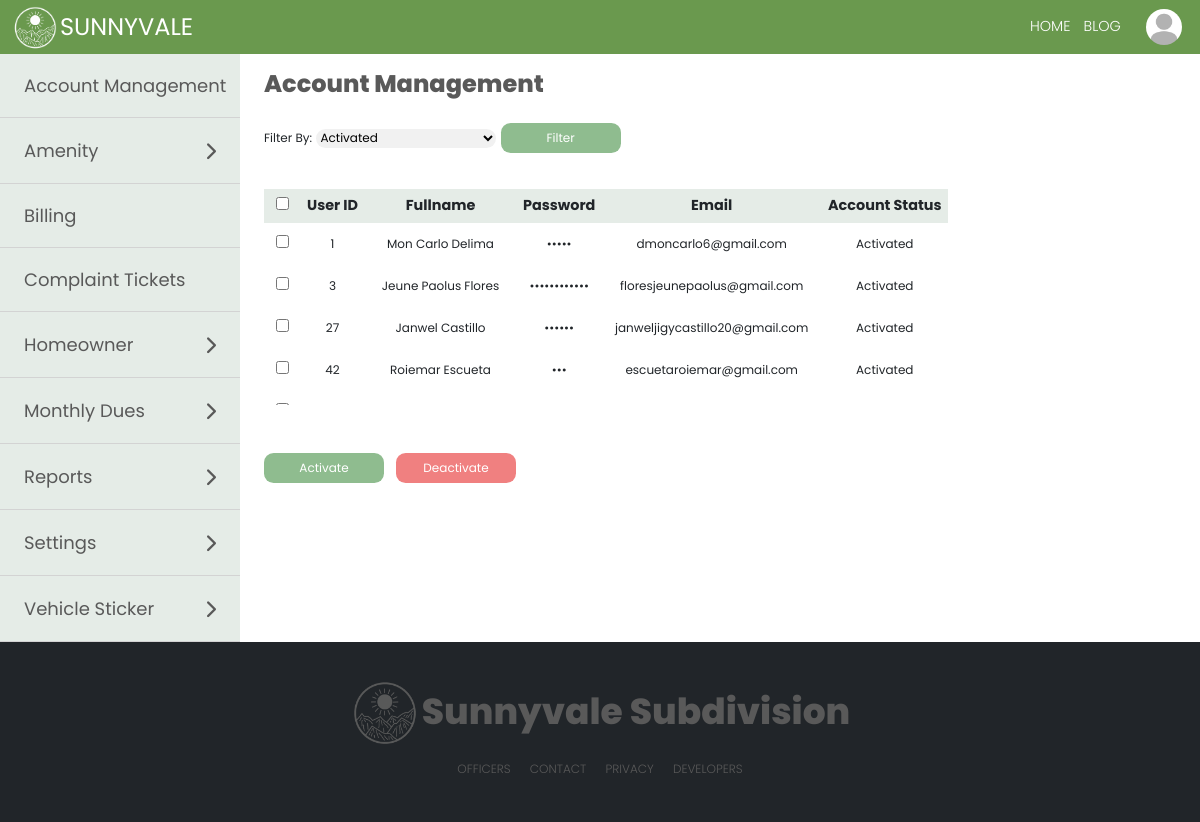
/modules/accManagement.php (signed in), run on the app's committed database.
### tables this page shows
CREATE TABLE IF NOT EXISTS `user` (
  `user_id` int(11) NOT NULL AUTO_INCREMENT,
  `user_homeowner_id` int(11) DEFAULT NULL,
  `user_tenant_id` int(11) DEFAULT NULL,
  `full_name` varchar(50) NOT NULL,
  `user_type` varchar(15) NOT NULL,
  `password` varchar(30) NOT NULL,
  `email_address` varchar(40) DEFAULT NULL,
  `account_status` varchar(15) NOT NULL,
  `verification_code` varchar(6) DEFAULT NULL,
  `email_verified_at` datetime DEFAULT NULL,
  PRIMARY KEY (`user_id`)
);

CREATE TABLE IF NOT EXISTS `homeowner_profile` (
  `homeowner_id` int(11) NOT NULL AUTO_INCREMENT,
  `last_name` varchar(100) NOT NULL,
  `first_name` varchar(100) NOT NULL,
  `middle_name` varchar(100) DEFAULT NULL,
  `suffix` varchar(100) DEFAULT NULL,
  `sex` varchar(100) NOT NULL,
  `street` varchar(255) NOT NULL,
  `subdivision` varchar(255) NOT NULL,
  `barangay` varchar(50) NOT NULL,
  `business_address` varchar(255) DEFAULT NULL,
  `occupation` varchar(100) DEFAULT NULL,
  `email_address` varchar(100) NOT NULL,
  `birthdate` date DEFAULT NULL,
  `mobile_number` varchar(20) DEFAULT NULL,
  `employer` varchar(100) DEFAULT NULL,
  `vehicle_registration` varchar(20) DEFAULT NULL,
  `display_picture` varchar(255) NOT NULL,
  PRIMARY KEY (`homeowner_id`)
);

### modules/accManagement.php (the view, shortened to what this page needs)
<?php
require '../marginals/topbar.php';
if ($_SESSION['subdivision'] != '') {
    $res = $con->query("SELECT * FROM user, homeowner_profile WHERE subdivision = '" . $_SESSION['subdivision'] . "' AND homeowner_id = user_homeowner_id AND account_status = 'Activated' AND email_verified_at IS NOT NULL ORDER  by user_id ASC") or die($mysqli->error);
    $status_filter = $_POST['status_filter'] ?? '';
    if (isset($_POST['filterButton'])) {
        if ($status_filter == 'Activated') {
            $res = $con->query("SELECT * FROM user, homeowner_profile WHERE subdivision = '" . $_SESSION['subdivision'] . "' AND homeowner_id = user_homeowner_id AND account_status = 'Activated' AND email_verified_at IS NOT NULL ORDER by user_id ASC") or die($mysqli->error);
        } elseif ($status_filter == 'Deactivated') {
            $res = $con->query("SELECT * FROM user, homeowner_profile WHERE subdivision = '" . $_SESSION['subdivision'] . "' AND homeowner_id = user_homeowner_id AND account_status = 'Deactivated' AND email_verified_at IS NOT NULL ORDER by user_id ASC") or die($mysqli->error);
        }
    }
    if (isset($_POST['activate'])) {
        if (isset($_POST['checkbox'])) {
            echo "<div class='messageSuccess'>
        <label >
          Selected user/s are activated!
        </label>
      </div>";
            foreach ($_POST['checkbox'] as $user_id) {
                $sql = "UPDATE user SET account_status = 'Activated' WHERE user_id = '$user_id'";
                $result = mysqli_query($con, $sql);
                $resultActivate = $con->query("SELECT * FROM user WHERE user_id = '$user_id'");
                $row = $resultActivate->fetch_assoc();
                $full_name = $row['full_name'];
                $resultSession = $con->query("SELECT * FROM user WHERE user_id = '" . $_SESSION['user_id'] . "'");
                $row = $resultSession->fetch_assoc();
                $sql1 = "INSERT INTO audit_trail(user, action, datetime) VALUES ('" . $row['full_name'] . "', '" .  'activated user' . ' ' . "$full_name" . "' , NOW())";
                mysqli_query($con, $sql1);
            }
        } else {
            echo 'Please select an account to activate!';
        }
        if ($status_filter == 'Activated') {
            $res = $con->query("SELECT * FROM user WHERE account_status = 'Activated' AND email_verified_at IS NOT NULL ORDER by user_id ASC") or die($mysqli->error);
        } else if ($status_filter == 'Deactivated') {
            $res = $con->query("SELECT * FROM user WHERE account_status = 'Deactivated' AND email_verified_at IS NOT NULL ORDER by user_id ASC") or die($mysqli->error);
        }
    }
    if (isset($_POST['deactivate'])) {
        if (isset($_POST['checkbox'])) {
            echo "<div class='messageSuccess'>
        <label >
          Selected user/s are deactivated!
        </label>
      </div>";
            foreach ($_POST['checkbox'] as $user_id) {
                $sql = "UPDATE user SET account_status = 'Deactivated' WHERE user_id = '$user_id'";
                $result = mysqli_query($con, $sql);
                $resultDeactivate = $con->query("SELECT * FROM user WHERE user_id = '$user_id'");
                $row = $resultDeactivate->fetch_assoc();
                $full_name = $row['full_name'];
                $resultSession = $con->query("SELECT * FROM user WHERE user_id = '" . $_SESSION['user_id'] . "'");
                $row = $resultSession->fetch_assoc();
                $sql1 = "INSERT INTO audit_trail(user, action, datetime) VALUES ('" . $row['full_name'] . "', '" .  'deactivated user' . ' ' . "$full_name" . "' , NOW())";
                mysqli_query($con, $sql1);
            }
        } else {
            echo 'Please select an account to deactivate!';
        }
        if ($status_filter == 'Activated') {
            $res = $con->query("SELECT * FROM user, homeowner_profile WHERE subdivision = '" . $_SESSION['subdivision'] . "' AND homeowner_id = user_homeowner_id AND account_status = 'Activated' AND email_verified_at IS NOT NULL ORDER by user_id ASC") or die($mysqli->error);
        } else if ($status_filter == 'Deactivated') {
            $res = $con->query("SELECT * FROM user, homeowner_profile WHERE subdivision = '" . $_SESSION['subdivision'] . "' AND homeowner_id = user_homeowner_id AND account_status = 'Deactivated' AND email_verified_at IS NOT NULL ORDER by user_id ASC") or die($mysqli->error);
        }
    }
} else {
    $res = $con->query("SELECT * FROM user, homeowner_profile WHERE homeowner_id = user_homeowner_id AND account_status = 'Activated' AND email_verified_at IS NOT NULL ORDER  by user_id ASC") or die($mysqli->error);
    $status_filter = $_POST['status_filter'] ?? '';
}
?>
<!DOCTYPE html>
<html lang="en">
<head>
</head>
<body>
    <div class="secretary">
        <div class="sideBar">
            <?php require '../marginals/sidebarAdmin.php'; ?>
        </div>
        <div class="secretaryPanel">
            <form method="post">
                <label class="lblRegistration">Account Management</label>
                <div class="userManagement">
                    <label class="lblFilter">Filter By: </label>
                    <select name="status_filter" id="status_filter" class="selectFilter">
                        <option value="Activated" <?php if ($status_filter == "Activated") echo 'selected="selected"'; ?>>Activated</option>
                    </select>
                    <button name="filterButton" type="submit" class="btnSubmitReg">
                        Filter
                    </button>
                    <div class="tblContainer">
                        <table class="tblUser">
                            <thead>
                                <th><input type="checkbox" name="select-all" id="select-all" /></th>
                                <th>User ID</th>
                                <th>Fullname</th>
                                <th>Password</th>
                                <th>Email</th>
                                <th>Account Status</th>
                            </thead>
                            <?php while ($row = $res->fetch_assoc()) : ?>
                                <tr>
                                    <td><input type="checkbox" value=<?php echo $row['user_id']; ?> name="checkbox[]" id="checkbox"></td>
                                    <td><?php echo $row['user_id']; ?> </td>
                                    <td><?php echo $row['full_name']; ?></td>
                                    <td class="hidetext"><?php echo $row['password']; ?></td>
                                    <td><?php echo $row['email_address']; ?></td>
                                    <td><?php echo $row['account_status']; ?></td>
                                </tr>
                            <?php endwhile; ?>
                        </table>
                    </div>
                    <div class="btnArea">
                        <button type="button" data-bs-toggle="modal" data-bs-target="#activate" <?php if ($status_filter == "Activated") { ?> disabled <?php   } ?> class="btnSubmitReg">
                            Activate
                        </button>
                        <button type="button" name="deactivate" data-bs-toggle="modal" data-bs-target="#deactivate" <?php if ($status_filter == "Deactivated") { ?> disabled <?php   } ?> class="btnClearReg">
                            Deactivate
                        </button>
                    </div>
            </form>
        </div>
    </div>
    <?php require '../marginals/footer2.php'; ?>
</body>
</html>

### marginals/topbar.php (shortened to what this page needs)
<?php
include "../process.php";
if ($_SESSION['user_type'] == 'Tenant') {
  $result = $con->query("SELECT * FROM user, tenant WHERE user_id = " . $user_id = $_SESSION['user_id'] . "  AND user.full_name = tenant.full_name") or die($mysqli->error);
  $result1 = $con->query("SELECT * FROM user, tenant WHERE user_id = " . $user_id = $_SESSION['user_id'] . "  AND user.full_name = tenant.full_name")  or die($mysqli->error);
  $row1 = $result1->fetch_assoc();
  $homeowner_id_profile = $row1['user_homeowner_id'];
  $fullname_monthlyDues = $row1['full_name'];
  $user_type = $row1['user_type'];
  $resultSubdivision = $con->query("SELECT * FROM user, tenant, homeowner_profile WHERE user_id = " . $user_id = $_SESSION['user_id'] . " AND user.full_name = tenant.full_name AND homeowner_profile.homeowner_id = tenant.homeowner_id") or die($mysqli->error);
  $rowSubdivision = $resultSubdivision->fetch_assoc();
  $subdivision_name1 = $rowSubdivision['subdivision'];
  $resultComplainee = $con->query("SELECT * FROM homeowner_profile WHERE subdivision ='$subdivision_name1' AND homeowner_id != '$homeowner_id_profile' ORDER BY first_name");
} else {
  $result = $con->query("SELECT * FROM user, homeowner_profile  WHERE user_id = " . $user_id = $_SESSION['user_id'] . "  AND full_name = CONCAT(first_name, ' ', last_name)") or die($mysqli->error);
  $result1 = $con->query("SELECT * FROM user, homeowner_profile  WHERE user_id = " . $user_id = $_SESSION['user_id'] . "  AND full_name = CONCAT(first_name, ' ', last_name)") or die($mysqli->error);
  $row1 = $result1->fetch_assoc();
  $user_type = $row1['user_type'];
}
?>
<!DOCTYPE html>
<html lang="en">
<head>
  <link href="https://cdn.jsdelivr.net/npm/bootstrap@5.0.2/dist/css/bootstrap.min.css" rel="stylesheet">
</head>
<body>
  <div class='navigation'>
    <div class="topLeft">
      <img src="..\img\logoSV.png" alt="" />
      <i class="topIcon">SUNNYVALE</i>
    </div>
    <form class="topbarNav" method="post">
      <div class="topCenter">
        <ul class="topList">
          <li data-bs-toggle="modal" data-bs-target="#confirmLogout" onclick="location.href='#confirmLogout'" class="topListItem1">HOME</li>
          <?php
          if ($user_type != 'Guard') {
          ?>
            <li onclick="location.href='../modules/blogHome.php'" class="topListItem1"> BLOG</li>
          <?php
          }
          ?>
      </div>
      <div class="topRight">
        <div class='menu-trigger'>
          <div class="btn-group dropleft">
            <button type="button" class="dropdownIMG" data-toggle="dropdown" aria-haspopup="true" aria-expanded="false">
              <img class="topImg1" <?php
                                    $row = $result->fetch_assoc();
                                    $imageURL = '../media/displayPhotos/' . $row['display_picture'];
                                    ?> src="<?= $imageURL ?>" alt="" />
            </button>
          </div>
        </div>
      </div>
    </form>
  </div>
</body>
</html>

### marginals/topbar.php (style rules this page uses)
.topbarNav { display: flex; gap: 1vw; align-items: center; }
.navigation { margin-top: 0; margin-bottom: 0; padding: 0; width: 100%; height: 4.5vw; background-color: rgba(106, 153, 78); position: sticky; top: 0; display: flex; align-items: center; font-family: "Poppins", sans-serif; z-index: 999; backdrop-filter: blur(5px); }
.topLeft { max-height: 4.5vw; margin-top: 0; flex: 3; display: flex; align-items: center; justify-content: flex-start; margin-left: 1vw; }
.topLeft img { max-height: 4vw; }
.topRight { max-height: 4.5vw; flex: 3; display: flex; align-items: center; justify-content: flex-end; margin-right: 1vw; }
.topCenter { flex: 60; }
.topIcon { font-size: 2vw; margin-right: 10px; color: white; font-family: "Poppins", sans-serif; font-style: normal; cursor: pointer; }
.menu-trigger { display: flex; max-height: 4.5vw; }
.topImg1 { max-height: 3vw; max-width: 3vw; width: 3vw; height: 3vw; border-radius: 50%; object-fit: cover; cursor: pointer; }
.topList { display: flex; justify-content: flex-end; margin: 0; padding: 0; list-style: none; color: white; }
.topListItem1 { color: white; padding: 0.5vw; margin-right: 0.1vw; font-size: 1.2vw; font-weight: 300; cursor: pointer; }
.dropdownIMG { background-color: rgb(89, 89, 89, 0); border: none !important; }

### modules/accManagement.php (style rules this page uses)
* { margin: 0; font-family: 'Poppins', sans-serif; }
input { font-size: 1vw; border-radius: 0.5vw; border: none !important; }
select { font-size: 1vw; border: none !important; border-radius: 1vw; width: 15vw; }
.tblForm th, td { font-size: 1vw; padding: 1vw; }
.secretary { display: flex; }
.sideBar { background-color: rgb(248, 245, 227); flex: 2; color: black; }
.secretaryPanel { flex: 8; width: 100%; overflow-x: hidden; }
.btnSubmitReg { background-color: darkseagreen; border: 0; padding: 0.5vw; max-width: 50vw; width: 10vw; font-family: "Poppins", sans-sans-serif; font-size: 1vw; margin-top: 2vw; color: white; border-radius: 0.8vw; cursor: pointer; }
.btnClearReg { background-color: lightcoral; border: 0; padding: 0.5vw; max-width: 50vw; width: 10vw; font-family: "Poppins", sans-sans-serif; font-size: 1vw; margin-top: 2vw; color: white; border-radius: 0.8vw; cursor: pointer; }
.lblRegistration { font-size: 2vw; font-family: "Poppins", sans-serif; margin-top: 1vw; margin-left: 2vw; margin-bottom: -2vw; padding: 0; color: rgb(89, 89, 89); font-weight: 800; }
.tblContainer { justify-content: center; margin-top: 1vw; margin-bottom: 2vw; margin-left: 2vw; margin-right: 0; overflow-y: auto; overflow-x: auto; max-height: 20vw; }
.tblHomeowners thead, th { padding: 0.5vw; text-align: center; font-size: 1.2vw; background-color: rgb(170, 192, 175, 0.3); width: max-content; white-space: nowrap; }
.tblUser { max-width: 100%; margin-top: 2vw; }
.tblUser th { text-align: center; }
.tblUser td { text-align: center; }
.btnArea { display: flex; margin: 2vw; gap: 1vw; }
.lblFilter { margin-top: 1vw; font-size: 1vw; font-family: 'Poppins', sans-serif; margin-left: 2vw; }
.selectFilter { background-color: rgb(241, 241, 241); }
.hidetext { -webkit-text-security: disc; }

### marginals/sidebarAdmin.php (style rules this page uses)
* { margin: 0; font-family: 'Poppins', sans-serif; }
input { font-size: 1vw; border-radius: 0.5vw; border: none !important; }
select { font-size: 1vw; border: none !important; border-radius: 1vw; width: 15vw; }
.tblForm th, td { font-size: 1vw; padding: 1vw; }
.secretary { display: flex; }
.sideBar { background-color: rgb(170, 192, 175, 0.3); flex: 2; color: black; }

### data on the page
user: homeowner_profile.display_picture (placeholder picture)
user: user_id "1", full_name "Mon Carlo Delima", password "12345", homeowner_profile.email_address "dmoncarlo6@gmail.com", account_status "Activated"
user: user_id "3", full_name "Jeune Paolus Flores", password "thisfeelsgud", homeowner_profile.email_address "floresjeunepaolus@gmail.com", account_status "Activated"
user: user_id "27", full_name "Janwel Castillo", password "dadada", homeowner_profile.email_address "janweljigycastillo20@gmail.com", account_status "Activated"
user: user_id "42", full_name "Roiemar Escueta", password "123", homeowner_profile.email_address "escuetaroiemar@gmail.com", account_status "Activated"
